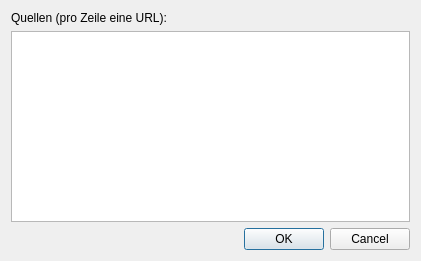
<?xml version="1.0" encoding="UTF-8"?>
<ui version="4.0">
 <class>Preferences</class>
 <widget class="QDialog" name="Preferences">
  <property name="geometry">
   <rect>
    <x>0</x>
    <y>0</y>
    <width>421</width>
    <height>261</height>
   </rect>
  </property>
  <property name="minimumSize">
   <size>
    <width>421</width>
    <height>261</height>
   </size>
  </property>
  <property name="windowTitle">
   <string>Einstellungen</string>
  </property>
  <layout class="QGridLayout" name="gridLayout">
   <item row="0" column="0">
    <widget class="QLabel" name="label">
     <property name="sizePolicy">
      <sizepolicy hsizetype="Expanding" vsizetype="Preferred">
       <horstretch>0</horstretch>
       <verstretch>0</verstretch>
      </sizepolicy>
     </property>
     <property name="text">
      <string>Quellen (pro Zeile eine URL):</string>
     </property>
    </widget>
   </item>
   <item row="3" column="1">
    <widget class="QDialogButtonBox" name="buttonBox">
     <property name="orientation">
      <enum>Qt::Horizontal</enum>
     </property>
     <property name="standardButtons">
      <set>QDialogButtonBox::Cancel|QDialogButtonBox::Ok</set>
     </property>
    </widget>
   </item>
   <item row="1" column="0" colspan="2">
    <widget class="QPlainTextEdit" name="sources">
     <property name="acceptDrops">
      <bool>true</bool>
     </property>
     <property name="inputMethodHints">
      <set>Qt::ImhMultiLine|Qt::ImhUrlCharactersOnly</set>
     </property>
     <property name="horizontalScrollBarPolicy">
      <enum>Qt::ScrollBarAsNeeded</enum>
     </property>
    </widget>
   </item>
  </layout>
 </widget>
 <resources/>
 <connections>
  <connection>
   <sender>buttonBox</sender>
   <signal>accepted()</signal>
   <receiver>Preferences</receiver>
   <slot>accept()</slot>
   <hints>
    <hint type="sourcelabel">
     <x>248</x>
     <y>254</y>
    </hint>
    <hint type="destinationlabel">
     <x>157</x>
     <y>274</y>
    </hint>
   </hints>
  </connection>
  <connection>
   <sender>buttonBox</sender>
   <signal>rejected()</signal>
   <receiver>Preferences</receiver>
   <slot>reject()</slot>
   <hints>
    <hint type="sourcelabel">
     <x>316</x>
     <y>260</y>
    </hint>
    <hint type="destinationlabel">
     <x>286</x>
     <y>274</y>
    </hint>
   </hints>
  </connection>
 </connections>
</ui>
